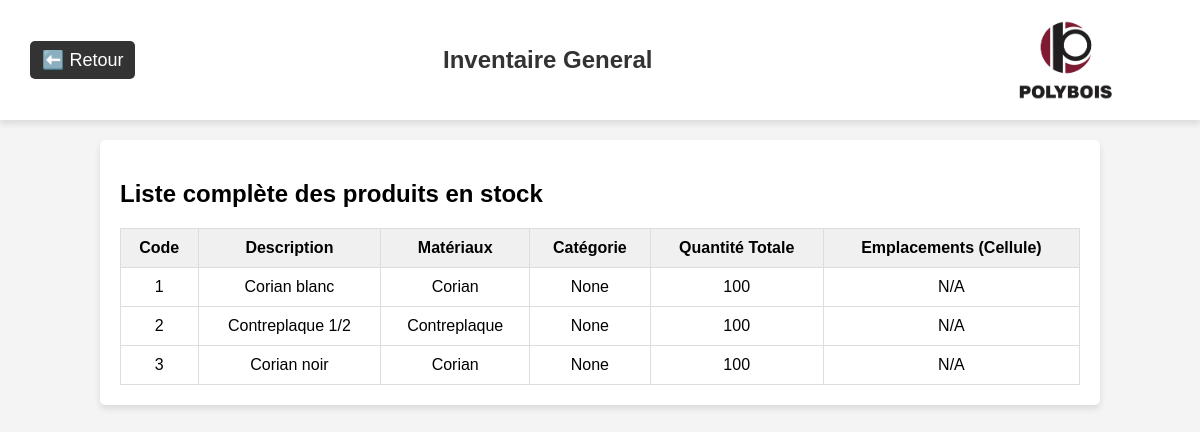
/inventaire/general, run on an earlier commit of the app's database.
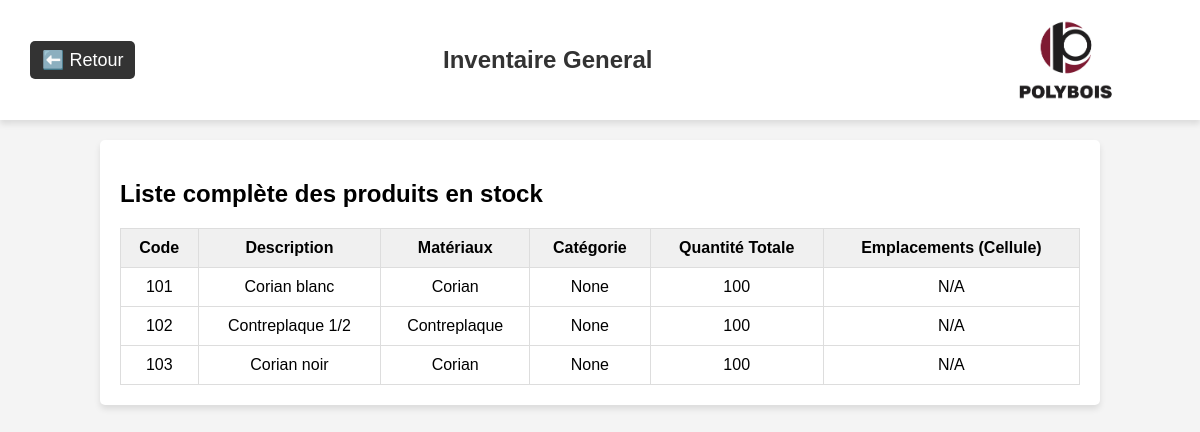
And on a later commit of the database.
### app/models/produit.py (models this page shows, shortened)
class Produit(db.Model):
    __tablename__ = 'produit'
    id = db.Column(db.Integer, primary_key=True)
    code = db.Column(db.String(50), unique=True, nullable=False)
    description = db.Column(db.String(255))
    materiaux = db.Column(db.String(100))
    categorie = db.Column(db.String(100))
    quantite = db.Column(db.Integer, default=0)
    historique = db.Column(db.Text, default='[]')  # Historique des modifications, stocké en JSON
    projets_associes = db.relationship("ProduitProjet", back_populates="produit", cascade="all, delete-orphan")
    lignes_achat = db.relationship("LigneAchat", back_populates="produit", cascade="all, delete-orphan")
    lignes_commande = db.relationship("LigneCommandeProduction", back_populates="produit", cascade="all, delete-orphan")
    stocks = db.relationship("Stock", back_populates="produit", cascade="all, delete-orphan")

### app/routes/inventaire_routes.py (the view)
@inventaire_bp.route("/general")
def inventaire_general():
    produits = Produit.query.all()
    return render_template("inventaire_general.html", produits=produits)

### app/templates/inventaire_general.html (shortened to what this page needs)
<!DOCTYPE html>
<html lang="fr">
<head>
</head>
<body>
  <header>
    <a class="return-link" href="/inventaire">⬅️ Retour</a>
    <h1 class="module-title">Inventaire General</h1>
    <img class="logo-polybois" src="{{ url_for('static', filename='images/logo.png') }}" alt="Logo Polybois">
  </header>
  <div class="container">
    <h2>Liste complète des produits en stock</h2>
    <table>
      <thead>
        <tr>
          <th>Code</th>
          <th>Description</th>
          <th>Matériaux</th>
          <th>Catégorie</th>
          <th>Quantité Totale</th>
          <th>Emplacements (Cellule)</th>
        </tr>
      </thead>
      <tbody>
        {% for produit in produits %}
          <tr>
            <td>{{ produit.code }}</td>
            <td>{{ produit.description }}</td>
            <td>{{ produit.materiaux }}</td>
            <td>{{ produit.categorie }}</td>
            <td>{{ produit.quantite }}</td>
            <td>
              {% if produit.stocks %}
                {% for stock in produit.stocks %}
                  {{ stock.cellule }}{% if not loop.last %}, {% endif %}
                {% endfor %}
              {% else %}
                N/A
              {% endif %}
            </td>
          </tr>
        {% endfor %}
      </tbody>
    </table>
  </div>
</body>
</html>

### app/templates/inventaire_general.html (style rules this page uses)
body { font-family: Arial, sans-serif; background-color: #f4f4f4; margin: 0; padding: 0; }
header { background-color: white; padding: 10px 30px; display: flex; justify-content: space-between; align-items: center; height: 100px; box-shadow: 0px 4px 6px rgba(0, 0, 0, 0.1); }
.return-link { text-decoration: none; font-size: 18px; color: white; background-color: #333; padding: 8px 12px; border-radius: 5px; }
.module-title { font-size: 24px; color: #333; flex-grow: 1; text-align: center; }
.logo-polybois { height: 120px; }
.container { margin: 20px auto; width: 80%; background: white; padding: 20px; border-radius: 5px; box-shadow: 0 4px 6px rgba(0, 0, 0, 0.1); }
table { width: 100%; border-collapse: collapse; margin-top: 20px; }
th, td { padding: 10px; border: 1px solid #ddd; text-align: center; }
th { background-color: #f0f0f0; }

What changed in the data, as far as the page shows it:
changed Produit "Corian blanc": code "1" → "101"
changed Produit "Contreplaque 1/2": code "2" → "102"
changed Produit "Corian noir": code "3" → "103"
